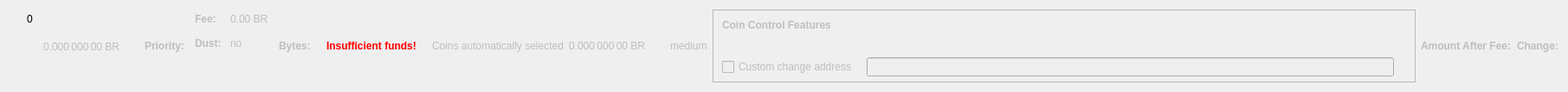
    <widget class="QWidget" name="dummyHideWidget" native="true">
     <property name="maximumSize">
      <size>
       <width>100</width>
       <height>22</height>
      </size>
     </property>
     <layout class="QHBoxLayout" name="dummyHideLayout">
      <item>
       <layout class="QFormLayout" name="formLayoutCoinControl1">
        <property name="horizontalSpacing">
         <number>10</number>
        </property>
        <property name="verticalSpacing">
         <number>14</number>
        </property>
        <property name="leftMargin">
         <number>10</number>
        </property>
        <property name="topMargin">
         <number>4</number>
        </property>
        <property name="rightMargin">
         <number>6</number>
        </property>
        <item row="0" column="1">
         <widget class="QLabel" name="labelCoinControlBytes">
          <property name="cursor">
           <cursorShape>IBeamCursor</cursorShape>
          </property>
          <property name="contextMenuPolicy">
           <enum>Qt::ActionsContextMenu</enum>
          </property>
          <property name="text">
           <string notr="true">0</string>
          </property>
          <property name="textInteractionFlags">
           <set>Qt::LinksAccessibleByMouse|Qt::TextSelectableByKeyboard|Qt::TextSelectableByMouse</set>
          </property>
         </widget>
        </item>
       </layout>
      </item>
      <item>
       <widget class="QLabel" name="labelCoinControlAfterFee">
        <property name="enabled">
         <bool>false</bool>
        </property>
        <property name="sizePolicy">
         <sizepolicy hsizetype="Fixed" vsizetype="Fixed">
          <horstretch>0</horstretch>
          <verstretch>0</verstretch>
         </sizepolicy>
        </property>
        <property name="minimumSize">
         <size>
          <width>111</width>
          <height>12</height>
         </size>
        </property>
        <property name="maximumSize">
         <size>
          <width>111</width>
          <height>12</height>
         </size>
        </property>
        <property name="cursor">
         <cursorShape>IBeamCursor</cursorShape>
        </property>
        <property name="contextMenuPolicy">
         <enum>Qt::ActionsContextMenu</enum>
        </property>
        <property name="text">
         <string notr="true">0.000 000 00 BR</string>
        </property>
        <property name="textInteractionFlags">
         <set>Qt::LinksAccessibleByMouse|Qt::TextSelectableByKeyboard|Qt::TextSelectableByMouse</set>
        </property>
       </widget>
      </item>
      <item>
       <widget class="QLabel" name="labelCoinControlPriorityText">
        <property name="enabled">
         <bool>false</bool>
        </property>
        <property name="font">
         <font>
          <weight>75</weight>
          <bold>true</bold>
         </font>
        </property>
        <property name="text">
         <string>Priority:</string>
        </property>
       </widget>
      </item>
      <item>
       <layout class="QHBoxLayout" name="horizontalLayout"/>
      </item>
      <item>
       <layout class="QFormLayout" name="formLayoutCoinControl3">
        <property name="horizontalSpacing">
         <number>10</number>
        </property>
        <property name="verticalSpacing">
         <number>14</number>
        </property>
        <property name="leftMargin">
         <number>6</number>
        </property>
        <property name="topMargin">
         <number>4</number>
        </property>
        <property name="rightMargin">
         <number>6</number>
        </property>
        <item row="0" column="0">
         <widget class="QLabel" name="labelCoinControlFeeText">
          <property name="enabled">
           <bool>false</bool>
          </property>
          <property name="font">
           <font>
            <weight>75</weight>
            <bold>true</bold>
           </font>
          </property>
          <property name="text">
           <string>Fee:</string>
          </property>
          <property name="margin">
           <number>0</number>
          </property>
         </widget>
        </item>
        <item row="0" column="1">
         <widget class="QLabel" name="labelCoinControlFee">
          <property name="enabled">
           <bool>false</bool>
          </property>
          <property name="cursor">
           <cursorShape>IBeamCursor</cursorShape>
          </property>
          <property name="contextMenuPolicy">
           <enum>Qt::ActionsContextMenu</enum>
          </property>
          <property name="text">
           <string notr="true">0.00 BR</string>
          </property>
          <property name="textInteractionFlags">
           <set>Qt::LinksAccessibleByMouse|Qt::TextSelectableByKeyboard|Qt::TextSelectableByMouse</set>
          </property>
         </widget>
        </item>
        <item row="1" column="0">
         <widget class="QLabel" name="labelCoinControlLowOutputText">
          <property name="enabled">
           <bool>false</bool>
          </property>
          <property name="font">
           <font>
            <weight>75</weight>
            <bold>true</bold>
           </font>
          </property>
          <property name="text">
           <string>Dust:</string>
          </property>
         </widget>
        </item>
        <item row="1" column="1">
         <widget class="QLabel" name="labelCoinControlLowOutput">
          <property name="enabled">
           <bool>false</bool>
          </property>
          <property name="cursor">
           <cursorShape>IBeamCursor</cursorShape>
          </property>
          <property name="contextMenuPolicy">
           <enum>Qt::ActionsContextMenu</enum>
          </property>
          <property name="text">
           <string>no</string>
          </property>
          <property name="textInteractionFlags">
           <set>Qt::LinksAccessibleByMouse|Qt::TextSelectableByKeyboard|Qt::TextSelectableByMouse</set>
          </property>
         </widget>
        </item>
       </layout>
      </item>
      <item>
       <widget class="QLabel" name="labelCoinControlBytesText">
        <property name="enabled">
         <bool>false</bool>
        </property>
        <property name="font">
         <font>
          <weight>75</weight>
          <bold>true</bold>
         </font>
        </property>
        <property name="text">
         <string>Bytes:</string>
        </property>
       </widget>
      </item>
      <item>
       <layout class="QFormLayout" name="formLayoutCoinControl2">
        <property name="horizontalSpacing">
         <number>10</number>
        </property>
        <property name="verticalSpacing">
         <number>14</number>
        </property>
        <property name="leftMargin">
         <number>6</number>
        </property>
        <property name="topMargin">
         <number>4</number>
        </property>
        <property name="rightMargin">
         <number>6</number>
        </property>
       </layout>
      </item>
      <item>
       <layout class="QHBoxLayout" name="horizontalLayoutCoinControl2">
        <property name="spacing">
         <number>8</number>
        </property>
        <property name="bottomMargin">
         <number>10</number>
        </property>
       </layout>
      </item>
      <item>
       <widget class="QLabel" name="labelCoinControlInsuffFunds">
        <property name="enabled">
         <bool>false</bool>
        </property>
        <property name="minimumSize">
         <size>
          <width>0</width>
          <height>0</height>
         </size>
        </property>
        <property name="font">
         <font>
          <weight>75</weight>
          <bold>true</bold>
         </font>
        </property>
        <property name="styleSheet">
         <string notr="true">color:red;font-weight:bold;</string>
        </property>
        <property name="text">
         <string>Insufficient funds!</string>
        </property>
        <property name="margin">
         <number>5</number>
        </property>
       </widget>
      </item>
      <item>
       <layout class="QFormLayout" name="formLayoutCoinControl4">
        <property name="horizontalSpacing">
         <number>10</number>
        </property>
        <property name="verticalSpacing">
         <number>14</number>
        </property>
        <property name="leftMargin">
         <number>6</number>
        </property>
        <property name="topMargin">
         <number>4</number>
        </property>
        <property name="rightMargin">
         <number>6</number>
        </property>
       </layout>
      </item>
      <item>
       <widget class="QLabel" name="labelCoinControlAutomaticallySelected">
        <property name="enabled">
         <bool>false</bool>
        </property>
        <property name="sizePolicy">
         <sizepolicy hsizetype="Fixed" vsizetype="Fixed">
          <horstretch>0</horstretch>
          <verstretch>0</verstretch>
         </sizepolicy>
        </property>
        <property name="minimumSize">
         <size>
          <width>0</width>
          <height>0</height>
         </size>
        </property>
        <property name="maximumSize">
         <size>
          <width>240</width>
          <height>16777215</height>
         </size>
        </property>
        <property name="text">
         <string>Coins automatically selected</string>
        </property>
        <property name="margin">
         <number>5</number>
        </property>
       </widget>
      </item>
      <item>
       <widget class="QLabel" name="labelCoinControlChange">
        <property name="enabled">
         <bool>false</bool>
        </property>
        <property name="sizePolicy">
         <sizepolicy hsizetype="Fixed" vsizetype="Fixed">
          <horstretch>0</horstretch>
          <verstretch>0</verstretch>
         </sizepolicy>
        </property>
        <property name="minimumSize">
         <size>
          <width>111</width>
          <height>0</height>
         </size>
        </property>
        <property name="maximumSize">
         <size>
          <width>111</width>
          <height>16777215</height>
         </size>
        </property>
        <property name="cursor">
         <cursorShape>IBeamCursor</cursorShape>
        </property>
        <property name="contextMenuPolicy">
         <enum>Qt::ActionsContextMenu</enum>
        </property>
        <property name="text">
         <string notr="true">0.000 000 00 BR</string>
        </property>
        <property name="textInteractionFlags">
         <set>Qt::LinksAccessibleByMouse|Qt::TextSelectableByKeyboard|Qt::TextSelectableByMouse</set>
        </property>
       </widget>
      </item>
      <item>
       <widget class="QLabel" name="labelCoinControlPriority">
        <property name="enabled">
         <bool>false</bool>
        </property>
        <property name="cursor">
         <cursorShape>IBeamCursor</cursorShape>
        </property>
        <property name="contextMenuPolicy">
         <enum>Qt::ActionsContextMenu</enum>
        </property>
        <property name="text">
         <string>medium</string>
        </property>
        <property name="textInteractionFlags">
         <set>Qt::LinksAccessibleByMouse|Qt::TextSelectableByKeyboard|Qt::TextSelectableByMouse</set>
        </property>
       </widget>
      </item>
      <item>
       <widget class="QFrame" name="frameCoinControl">
        <property name="sizePolicy">
         <sizepolicy hsizetype="Expanding" vsizetype="Expanding">
          <horstretch>0</horstretch>
          <verstretch>0</verstretch>
         </sizepolicy>
        </property>
        <property name="maximumSize">
         <size>
          <width>16777215</width>
          <height>16777215</height>
         </size>
        </property>
        <property name="frameShape">
         <enum>QFrame::StyledPanel</enum>
        </property>
        <property name="frameShadow">
         <enum>QFrame::Sunken</enum>
        </property>
        <layout class="QVBoxLayout" name="verticalLayoutCoinControl2_2">
         <property name="spacing">
          <number>0</number>
         </property>
         <property name="leftMargin">
          <number>0</number>
         </property>
         <property name="topMargin">
          <number>0</number>
         </property>
         <property name="rightMargin">
          <number>0</number>
         </property>
         <property name="bottomMargin">
          <number>6</number>
         </property>
         <item>
          <layout class="QVBoxLayout" name="verticalLayoutCoinControl" stretch="0,0,0,1">
           <property name="spacing">
            <number>0</number>
           </property>
           <property name="leftMargin">
            <number>10</number>
           </property>
           <property name="topMargin">
            <number>10</number>
           </property>
           <item>
            <layout class="QHBoxLayout" name="horizontalLayoutCoinControl1">
             <property name="bottomMargin">
              <number>15</number>
             </property>
             <item>
              <widget class="QLabel" name="labelCoinControlFeatures">
               <property name="enabled">
                <bool>false</bool>
               </property>
               <property name="sizePolicy">
                <sizepolicy hsizetype="Preferred" vsizetype="Maximum">
                 <horstretch>0</horstretch>
                 <verstretch>0</verstretch>
                </sizepolicy>
               </property>
               <property name="font">
                <font>
                 <weight>75</weight>
                 <bold>true</bold>
                </font>
               </property>
               <property name="styleSheet">
                <string notr="true">font-weight:bold;</string>
               </property>
               <property name="text">
                <string>Coin Control Features</string>
               </property>
              </widget>
             </item>
            </layout>
           </item>
           <item>
            <widget class="QWidget" name="widgetCoinControl" native="true">
             <property name="sizePolicy">
              <sizepolicy hsizetype="Preferred" vsizetype="Preferred">
               <horstretch>0</horstretch>
               <verstretch>0</verstretch>
              </sizepolicy>
             </property>
             <property name="minimumSize">
              <size>
               <width>0</width>
               <height>0</height>
              </size>
             </property>
             <property name="styleSheet">
              <string notr="true"/>
             </property>
             <layout class="QHBoxLayout" name="horizontalLayoutCoinControl5_2">
              <property name="leftMargin">
               <number>0</number>
              </property>
              <property name="topMargin">
               <number>0</number>
              </property>
              <property name="rightMargin">
               <number>0</number>
              </property>
              <property name="bottomMargin">
               <number>0</number>
              </property>
              <item>
               <layout class="QHBoxLayout" name="horizontalLayoutCoinControl3">
                <property name="spacing">
                 <number>20</number>
                </property>
                <property name="topMargin">
                 <number>0</number>
                </property>
                <property name="bottomMargin">
                 <number>10</number>
                </property>
               </layout>
              </item>
             </layout>
            </widget>
           </item>
           <item>
            <layout class="QHBoxLayout" name="horizontalLayoutCoinControl4" stretch="0,0,0">
             <property name="spacing">
              <number>12</number>
             </property>
             <property name="sizeConstraint">
              <enum>QLayout::SetDefaultConstraint</enum>
             </property>
             <property name="topMargin">
              <number>5</number>
             </property>
             <property name="rightMargin">
              <number>5</number>
             </property>
             <item>
              <widget class="QCheckBox" name="checkBoxCoinControlChange">
               <property name="enabled">
                <bool>false</bool>
               </property>
               <property name="toolTip">
                <string>If this is activated, but the change address is empty or invalid, change will be sent to a newly generated address.</string>
               </property>
               <property name="text">
                <string>Custom change address</string>
               </property>
              </widget>
             </item>
             <item>
              <widget class="QValidatedLineEdit" name="lineEditCoinControlChange">
               <property name="enabled">
                <bool>false</bool>
               </property>
               <property name="sizePolicy">
                <sizepolicy hsizetype="Expanding" vsizetype="Fixed">
                 <horstretch>0</horstretch>
                 <verstretch>0</verstretch>
                </sizepolicy>
               </property>
              </widget>
             </item>
             <item>
              <widget class="QLabel" name="labelCoinControlChangeLabel_2">
               <property name="sizePolicy">
                <sizepolicy hsizetype="Preferred" vsizetype="Expanding">
                 <horstretch>0</horstretch>
                 <verstretch>0</verstretch>
                </sizepolicy>
               </property>
               <property name="minimumSize">
                <size>
                 <width>0</width>
                 <height>0</height>
                </size>
               </property>
               <property name="text">
                <string/>
               </property>
               <property name="margin">
                <number>3</number>
               </property>
              </widget>
             </item>
            </layout>
           </item>
           <item>
            <spacer name="verticalSpacerCoinControl">
             <property name="orientation">
              <enum>Qt::Vertical</enum>
             </property>
             <property name="sizeHint" stdset="0">
              <size>
               <width>800</width>
               <height>1</height>
              </size>
             </property>
            </spacer>
           </item>
          </layout>
         </item>
        </layout>
       </widget>
      </item>
      <item>
       <widget class="QLabel" name="labelCoinControlAfterFeeText">
        <property name="enabled">
         <bool>false</bool>
        </property>
        <property name="minimumSize">
         <size>
          <width>0</width>
          <height>0</height>
         </size>
        </property>
        <property name="maximumSize">
         <size>
          <width>16777215</width>
          <height>16777215</height>
         </size>
        </property>
        <property name="font">
         <font>
          <weight>75</weight>
          <bold>true</bold>
         </font>
        </property>
        <property name="text">
         <string>Amount After Fee:</string>
        </property>
        <property name="alignment">
         <set>Qt::AlignLeading|Qt::AlignLeft|Qt::AlignVCenter</set>
        </property>
        <property name="margin">
         <number>0</number>
        </property>
       </widget>
      </item>
      <item>
       <widget class="QLabel" name="labelCoinControlChangeText">
        <property name="enabled">
         <bool>false</bool>
        </property>
        <property name="sizePolicy">
         <sizepolicy hsizetype="Preferred" vsizetype="Preferred">
          <horstretch>0</horstretch>
          <verstretch>0</verstretch>
         </sizepolicy>
        </property>
        <property name="minimumSize">
         <size>
          <width>0</width>
          <height>0</height>
         </size>
        </property>
        <property name="maximumSize">
         <size>
          <width>16777215</width>
          <height>16777215</height>
         </size>
        </property>
        <property name="font">
         <font>
          <weight>75</weight>
          <bold>true</bold>
         </font>
        </property>
        <property name="text">
         <string>Change:</string>
        </property>
        <property name="alignment">
         <set>Qt::AlignLeading|Qt::AlignLeft|Qt::AlignVCenter</set>
        </property>
       </widget>
      </item>
     </layout>
    </widget>
